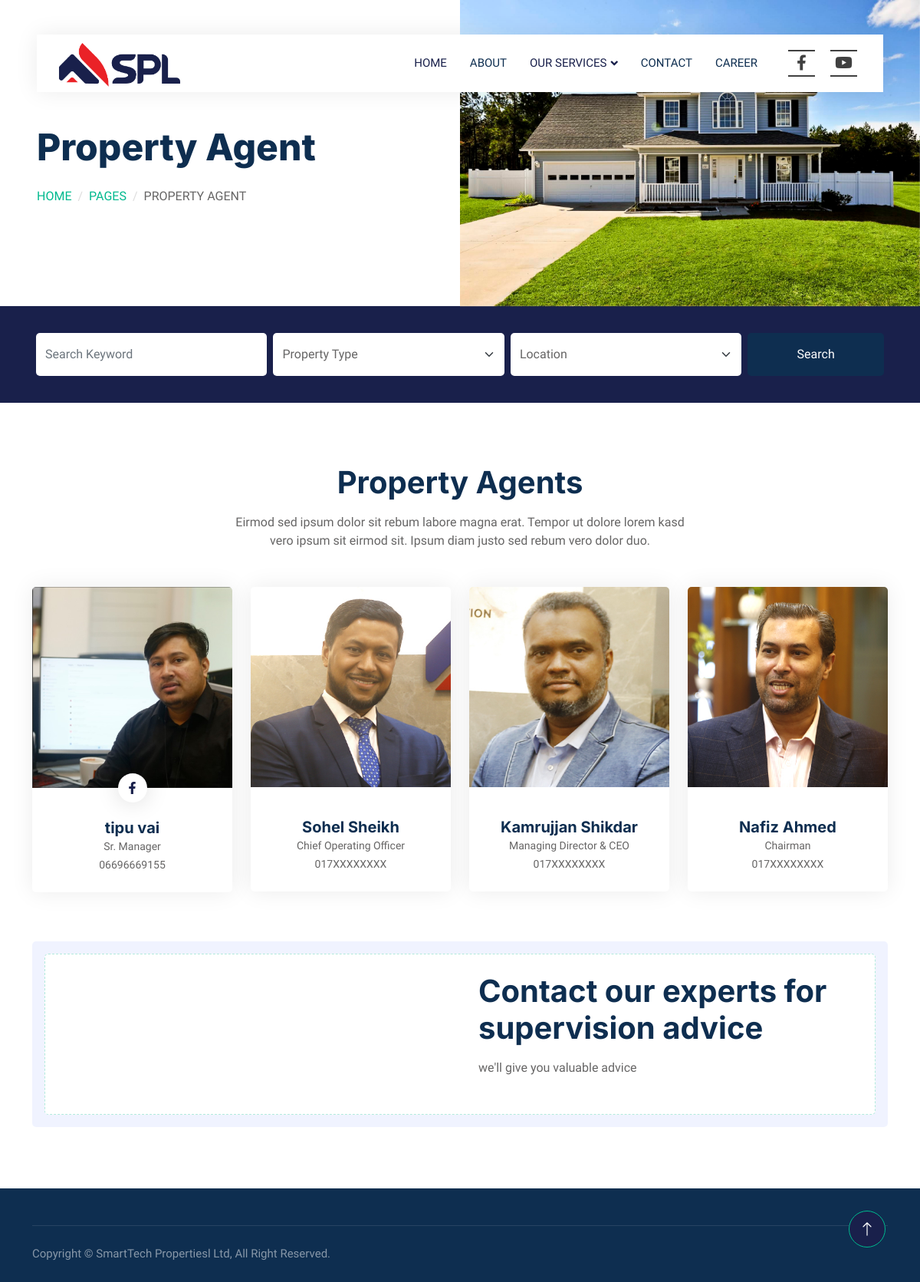
Screenshot of /propertyAgent/ with the database file from the repository.
### properties/models.py (models this page shows, shortened)
class PropertyAgent_HeaderImage(models.Model):
    image = models.ImageField(upload_to='header_images', null=True, blank=True)

class PropertyAgent_TeamMember(models.Model):
    full_name = models.CharField(max_length=255)
    designation = models.CharField(max_length=255)
    number=models.CharField(max_length=20,null=True)
    image = models.ImageField(upload_to='team_images')
    facebook_url = models.URLField(blank=True, null=True)
    twitter_url = models.URLField(blank=True, null=True)
    instagram_url = models.URLField(blank=True, null=True)

class PropertyAgent_CallToAction(models.Model):
    image = models.ImageField(upload_to='cta_images')
    title = models.CharField(max_length=255)
    description = models.TextField()

### properties/views.py (the view)
# urls.py: path('propertyAgent/',views.propertyAgent,name="propertyAgent"),
def propertyAgent(request):
    header_image = PropertyAgent_HeaderImage.objects.first()
    team_members = PropertyAgent_TeamMember.objects.all()
    cta = PropertyAgent_CallToAction.objects.first()
    context = {
        'header_image': header_image,
        'team_members': team_members,
        'cta': cta,
    }
    return render(request, 'properties/property-agent.html', context)

### properties/templates/properties/property-agent.html (shortened to what this page needs)
{% extends "properties/base.html" %}
{% block body %}
{% load static %}
<div class="container-fluid header bg-white p-0">
    <div class="row g-0 align-items-center flex-column-reverse flex-md-row">
        <div class="col-md-6 p-5 mt-lg-5">
            <h1 class="display-5 animated fadeIn mb-4">Property Agent</h1>
            <nav aria-label="breadcrumb animated fadeIn">
                <ol class="breadcrumb text-uppercase">
                    <li class="breadcrumb-item"><a href="#">Home</a></li>
                    <li class="breadcrumb-item"><a href="#">Pages</a></li>
                    <li class="breadcrumb-item text-body active" aria-current="page">Property Agent</li>
                </ol>
            </nav>
        </div>
        <div class="col-md-6 animated fadeIn">
            <img class="img-fluid" src="{{ header_image.image.url }}" alt="{{ header_image.alt_text }}">
        </div>
    </div>
</div>
<div class="container-fluid bg-primary mb-5 wow fadeIn" data-wow-delay="0.1s" style="padding: 35px;">
    <div class="container">
        <div class="row g-2">
            <div class="col-md-10">
                <div class="row g-2">
                    <div class="col-md-4">
                        <input type="text" class="form-control border-0 py-3" placeholder="Search Keyword">
                    </div>
                    <div class="col-md-4">
                        <select class="form-select border-0 py-3">
                            <option selected>Property Type</option>
                        </select>
                    </div>
                    <div class="col-md-4">
                        <select class="form-select border-0 py-3">
                            <option selected>Location</option>
                        </select>
                    </div>
                </div>
            </div>
            <div class="col-md-2">
                <button class="btn btn-dark border-0 w-100 py-3">Search</button>
            </div>
        </div>
    </div>
</div>
<div class="container-xxl py-5">
    <div class="container">
        <div class="text-center mx-auto mb-5 wow fadeInUp" data-wow-delay="0.1s" style="max-width: 600px;">
            <h1 class="mb-3">Property Agents</h1>
            <p>Eirmod sed ipsum dolor sit rebum labore magna erat. Tempor ut dolore lorem kasd vero ipsum sit eirmod sit. Ipsum diam justo sed rebum vero dolor duo.</p>
        </div>
        <div class="row g-4">
            {% for member in team_members %}
            <div class="col-lg-3 col-md-6 wow fadeInUp" data-wow-delay="0.{{ forloop.counter0 }}s">
                <div class="team-item rounded overflow-hidden">
                    <div class="position-relative">
                        <img class="img-fluid" src="{{ member.image.url }}" alt="">
                        <div class="position-absolute start-50 top-100 translate-middle d-flex align-items-center">
                            {% if member.facebook_url %}
                            <a class="btn btn-square mx-1" href="{{ member.facebook_url }}"><i class="fab fa-facebook-f"></i></a>
                            {% endif %}
                        </div>
                    </div>
                    <div class="text-center p-4 mt-3">
                        <h5 class="fw-bold mb-0">{{ member.full_name }}</h5>
                        <small>{{ member.designation }}</small>
                        <br>
                        <small>{{ member.number }}</small>
                    </div>
                </div>
            </div>
            {% endfor %}
        </div>
    </div>
</div>
<div class="container-xxl py-5">
    <div class="container">
        <div class="bg-light rounded p-3">
            <div class="bg-white rounded p-4" style="border: 1px dashed rgba(0, 185, 142, .3)">
                <div class="row g-5 align-items-center">
                    <div class="col-lg-6 wow fadeIn" data-wow-delay="0.1s">
                    </div>
                    <div class="col-lg-6 wow fadeIn" data-wow-delay="0.5s">
                        <div class="mb-4">
                            <h1 class="mb-3">{{ cta.title }}</h1>
                            <p>{{ cta.description }}</p>
                        </div>
                    </div>
                </div>
            </div>
        </div>
    </div>
</div>
{% endblock %}

### properties/static/css/style.css (style rules this page uses)
:root { --primary: #19204B; --secondary: #FF6922; --light: #EFFDF5; --dark: #0E2E50; }
.btn { transition: .5s; }
.btn-square { width: 38px; height: 38px; }
.btn-square, .btn-sm-square, .btn-lg-square { padding: 0; display: flex; align-items: center; justify-content: center; font-weight: normal; border-radius: 50px; }
@media (min-width: 992px) { .header { margin-top: -120px; } }
.breadcrumb-item + .breadcrumb-item::before { color: #DDDDDD; }
.team-item { box-shadow: 0 0 30px rgba(0, 0, 0, .08); transition: .5s; }
.team-item .btn { color: var(--primary); background: #FFFFFF; box-shadow: 0 0 30px rgba(0, 0, 0, .15); }

### properties/templates/properties/base.html (style rules this page uses)
:root { --facebook-color: #3b5998; --youtube-color: #ff0000; --icon-color: #404040; }

### rows the page displays
PropertyAgent_HeaderImage: image (picture)
PropertyAgent_TeamMember: image (picture), full_name "tipu vai", designation "Sr. Manager", number "06696669155"
PropertyAgent_TeamMember: image (picture), full_name "Sohel Sheikh", designation "Chief Operating Officer", number "017XXXXXXXX"
PropertyAgent_TeamMember: image (picture), full_name "Kamrujjan Shikdar", designation "Managing Director & CEO", number "017XXXXXXXX"
PropertyAgent_TeamMember: image (picture), full_name "Nafiz Ahmed", designation "Chairman", number "017XXXXXXXX"
PropertyAgent_CallToAction: title "Contact our experts for supervision advice", description "we'll give you valuable advice"
